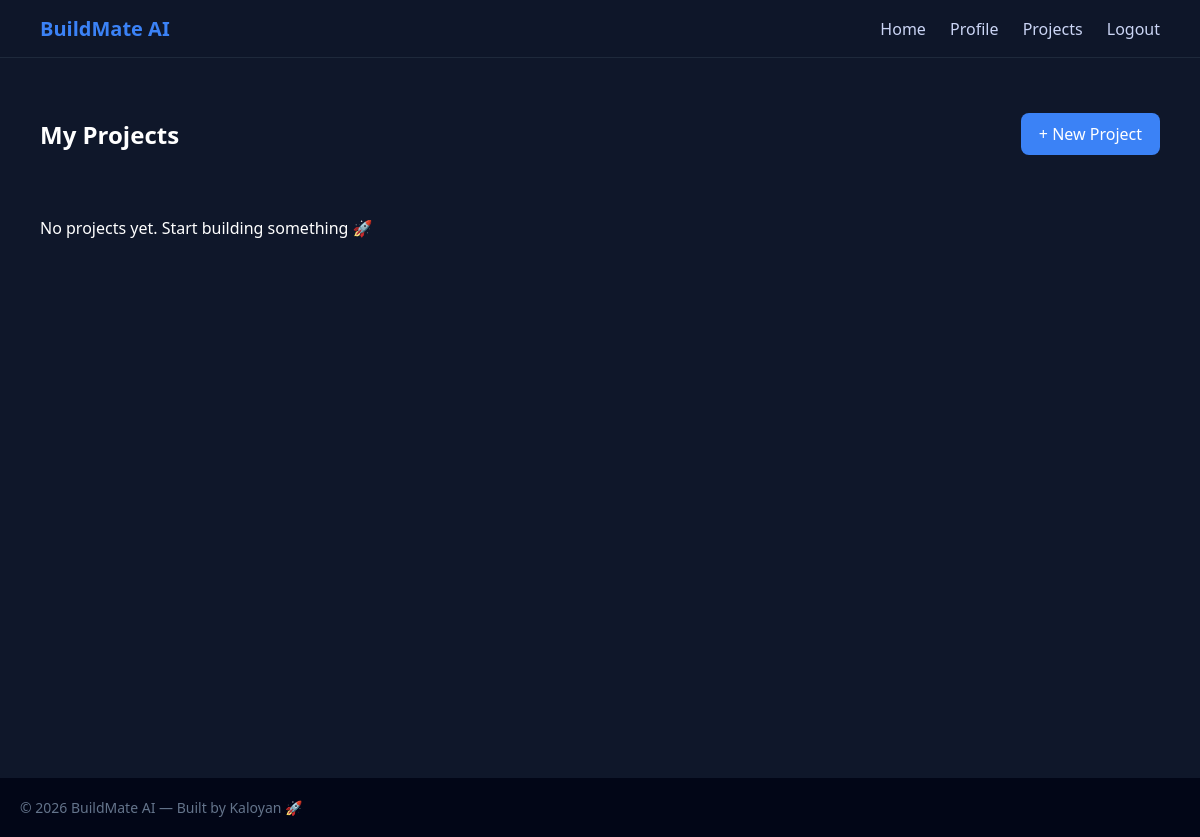
Before: /projects/ (signed in) with the older database file.
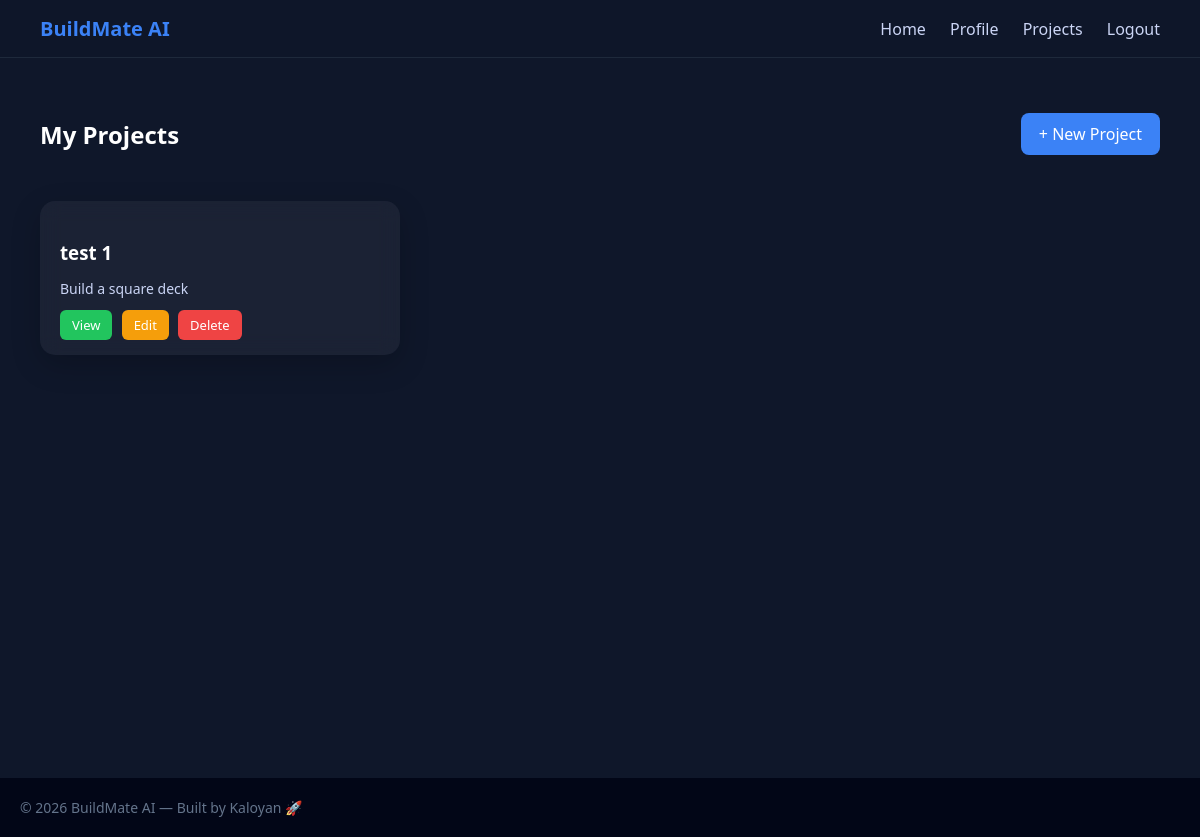
After: the same page with the newer database file.
### projects/models.py (models this page shows, shortened)
class Project(models.Model):
    user = models.ForeignKey(settings.AUTH_USER_MODEL, on_delete=models.CASCADE)
    title = models.CharField(max_length=200)
    description = models.TextField()
    dimensions = models.CharField(max_length=100)
    budget = models.DecimalField(max_digits=10, decimal_places=2)
    image_url = models.URLField(blank=True, null=True)
    created_at = models.DateTimeField(auto_now_add=True)
    updated_at = models.DateTimeField(auto_now=True)
    class Meta:
        ordering = ['-created_at']

### projects/views.py (the view)
# urls.py: path('', views.project_list, name='project_list'),
@login_required
def project_list(request):
    projects = Project.objects.filter(user=request.user)
    return render(request, 'projects/project_list.html', {'projects': projects})

### projects/templates/projects/project_list.html (shortened to what this page needs)
{% extends 'base.html' %}
{% block content %}
<div class="header">
    <h2>My Projects</h2>
    <a href="{% url 'create_project' %}" class="create-btn">+ New Project</a>
</div>
<div class="projects-grid">
    {% for project in projects %}
    <div class="project-card">
        <h3>{{ project.title }}</h3>
        <p>{{ project.description|truncatewords:15 }}</p>
        <div class="btn-group">
            <a href="{% url 'project_detail' project.id %}" class="view">View</a>
            <a href="{% url 'edit_project' project.id %}" class="edit">Edit</a>
            <a href="{% url 'delete_project' project.id %}" class="delete">Delete</a>
        </div>
    </div>
    {% empty %}
        <p>No projects yet. Start building something 🚀</p>
    {% endfor %}
</div>
{% endblock %}

### templates/base.html (shortened to what this page needs)
<!DOCTYPE html>
<html lang="en">
<head>
</head>
<body>
<div class="navbar">
    <div class="logo">BuildMate AI</div>
    <div class="nav-links">
        <a href="{% url 'home' %}">Home</a>
        {% if user.is_authenticated %}
            <a href="{% url 'profile' %}">Profile</a>
            <a href="{% url 'project_list' %}">Projects</a>
            <a href="{% url 'account_logout' %}">Logout</a>
        {% else %}
            <a href="{% url 'account_login' %}">Login</a>
            <a href="{% url 'account_signup' %}">Register</a>
        {% endif %}
    </div>
</div>
<div class="content">
    {% block content %}
    {% endblock %}
</div>
<div class="footer">
    © 2026 BuildMate AI — Built by Kaloyan 🚀
</div>
</body>
</html>

### templates/base.html (style rules this page uses)
body { margin: 0; font-family: 'Segoe UI', sans-serif; background: #0f172a; color: white; }
.navbar { position: sticky; top: 0; display: flex; justify-content: space-between; align-items: center; padding: 15px 40px; background: rgba(15, 23, 42, 0.9); backdrop-filter: blur(10px); border-bottom: 1px solid #1e293b; }
.logo { font-size: 20px; font-weight: bold; color: #3b82f6; }
.nav-links a { color: #cbd5f5; margin-left: 20px; text-decoration: none; transition: 0.3s; }
.content { padding: 40px; min-height: 80vh; }
.footer { text-align: centre; padding: 20px; background: #020617; color: #64748b; font-size: 14px; }

### projects/templates/projects/project_list.html (style rules this page uses)
.header { display: flex; justify-content: space-between; align-items: center; margin-bottom: 30px; }
.create-btn { background: #3b82f6; color: white; padding: 10px 18px; border-radius: 8px; text-decoration: none; transition: 0.3s; }
.projects-grid { display: grid; grid-template-columns: repeat(auto-fill, minmax(280px, 1fr)); gap: 20px; }
.project-card { background: rgba(255, 255, 255, 0.05); padding: 20px; border-radius: 15px; backdrop-filter: blur(10px); transition: 0.3s ease; box-shadow: 0 10px 30px rgba(0,0,0,0.2); }
.project-card h3 { margin-bottom: 10px; }
.project-card p { color: #cbd5f5; font-size: 14px; }
.btn-group { margin-top: 15px; }
.btn-group a { text-decoration: none; padding: 6px 12px; border-radius: 6px; margin-right: 5px; font-size: 13px; }
.view { background: #22c55e; color: white; }
.edit { background: #f59e0b; color: white; }
.delete { background: #ef4444; color: white; }

Changed rows visible on the page:
added Project: title "test 1", description "Build a square deck"
Other visible differences:
text no longer shown: "No projects yet. Start building something 🚀"
